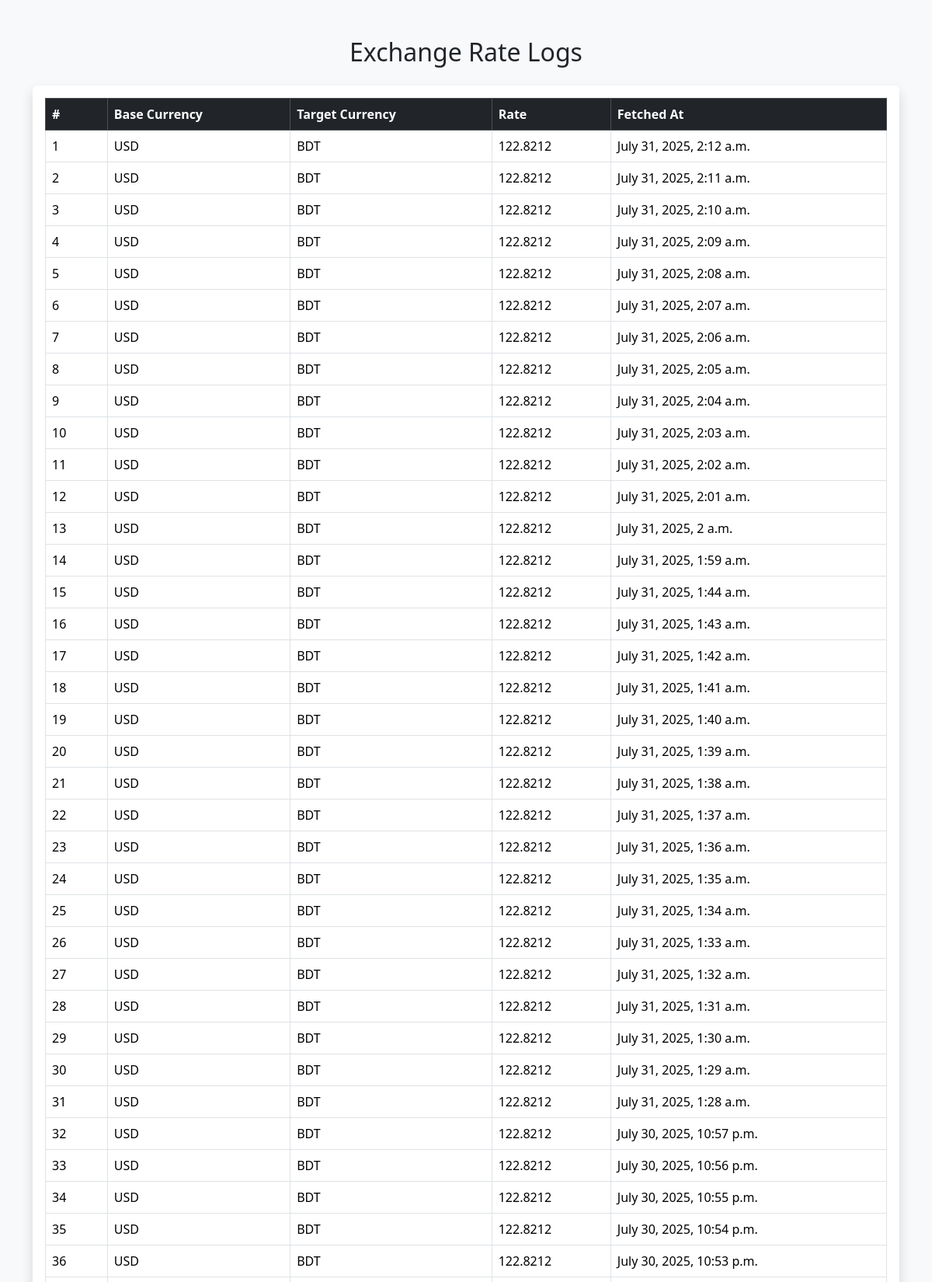
Page /rate-logs/ (upper part) on the committed database.
### base/models.py (models this page shows, shortened)
class ExchangeRateLog(models.Model):
    base_currency = models.CharField(max_length=3)
    target_currency = models.CharField(max_length=3)
    rate = models.DecimalField(max_digits=10, decimal_places=4)
    fetched_at = models.DateTimeField(auto_now_add=True)

### base/views.py (the view)
# urls.py: path('rate-logs/',views.rate_logs,name='logs'),
def rate_logs(request):
    logs = ExchangeRateLog.objects.order_by('-fetched_at')
    context ={
        'logs':logs
    }
    return render(request,'base/log.html',context)

### base/templates/base/log.html (shortened to what this page needs)
<!DOCTYPE html>
<html lang="en">
<head>
    <link href="https://cdn.jsdelivr.net/npm/bootstrap@5.3.3/dist/css/bootstrap.min.css" rel="stylesheet">
</head>
<body class="bg-light">
<div class="container py-5">
    <h2 class="mb-4 text-center">Exchange Rate Logs</h2>
    <div class="table-responsive shadow rounded bg-white p-3">
        <table class="table table-bordered table-hover">
            <thead class="table-dark">
                <tr>
                    <th>#</th>
                    <th>Base Currency</th>
                    <th>Target Currency</th>
                    <th>Rate</th>
                    <th>Fetched At</th>
                </tr>
            </thead>
            <tbody>
                {% for log in logs %}
                <tr>
                    <td>{{ forloop.counter }}</td>
                    <td>{{ log.base_currency }}</td>
                    <td>{{ log.target_currency }}</td>
                    <td>{{ log.rate }}</td>
                    <td>{{ log.fetched_at }}</td>
                </tr>
                {% empty %}
                <tr>
                    <td colspan="5" class="text-center text-muted">No exchange rate logs available.</td>
                </tr>
                {% endfor %}
            </tbody>
        </table>
    </div>
</div>
</body>
</html>

### rows in the picture
ExchangeRateLog: base_currency "USD", target_currency "BDT", rate "122.8212", fetched_at "July 31, 2025, 2:12 a.m."
ExchangeRateLog: base_currency "USD", target_currency "BDT", rate "122.8212", fetched_at "July 31, 2025, 2:11 a.m."
ExchangeRateLog: base_currency "USD", target_currency "BDT", rate "122.8212", fetched_at "July 31, 2025, 2:10 a.m."
ExchangeRateLog: base_currency "USD", target_currency "BDT", rate "122.8212", fetched_at "July 31, 2025, 2:09 a.m."
ExchangeRateLog: base_currency "USD", target_currency "BDT", rate "122.8212", fetched_at "July 31, 2025, 2:08 a.m."
ExchangeRateLog: base_currency "USD", target_currency "BDT", rate "122.8212", fetched_at "July 31, 2025, 2:07 a.m."
ExchangeRateLog: base_currency "USD", target_currency "BDT", rate "122.8212", fetched_at "July 31, 2025, 2:06 a.m."
ExchangeRateLog: base_currency "USD", target_currency "BDT", rate "122.8212", fetched_at "July 31, 2025, 2:05 a.m."
ExchangeRateLog: base_currency "USD", target_currency "BDT", rate "122.8212", fetched_at "July 31, 2025, 2:04 a.m."
ExchangeRateLog: base_currency "USD", target_currency "BDT", rate "122.8212", fetched_at "July 31, 2025, 2:03 a.m."
ExchangeRateLog: base_currency "USD", target_currency "BDT", rate "122.8212", fetched_at "July 31, 2025, 2:02 a.m."
ExchangeRateLog: base_currency "USD", target_currency "BDT", rate "122.8212", fetched_at "July 31, 2025, 2:01 a.m."
ExchangeRateLog: base_currency "USD", target_currency "BDT", rate "122.8212", fetched_at "July 31, 2025, 2 a.m."
ExchangeRateLog: base_currency "USD", target_currency "BDT", rate "122.8212", fetched_at "July 31, 2025, 1:59 a.m."
ExchangeRateLog: base_currency "USD", target_currency "BDT", rate "122.8212", fetched_at "July 31, 2025, 1:44 a.m."
ExchangeRateLog: base_currency "USD", target_currency "BDT", rate "122.8212", fetched_at "July 31, 2025, 1:43 a.m."
ExchangeRateLog: base_currency "USD", target_currency "BDT", rate "122.8212", fetched_at "July 31, 2025, 1:42 a.m."
ExchangeRateLog: base_currency "USD", target_currency "BDT", rate "122.8212", fetched_at "July 31, 2025, 1:41 a.m."
ExchangeRateLog: base_currency "USD", target_currency "BDT", rate "122.8212", fetched_at "July 31, 2025, 1:40 a.m."
ExchangeRateLog: base_currency "USD", target_currency "BDT", rate "122.8212", fetched_at "July 31, 2025, 1:39 a.m."
ExchangeRateLog: base_currency "USD", target_currency "BDT", rate "122.8212", fetched_at "July 31, 2025, 1:38 a.m."
ExchangeRateLog: base_currency "USD", target_currency "BDT", rate "122.8212", fetched_at "July 31, 2025, 1:37 a.m."
ExchangeRateLog: base_currency "USD", target_currency "BDT", rate "122.8212", fetched_at "July 31, 2025, 1:36 a.m."
ExchangeRateLog: base_currency "USD", target_currency "BDT", rate "122.8212", fetched_at "July 31, 2025, 1:35 a.m."
ExchangeRateLog: base_currency "USD", target_currency "BDT", rate "122.8212", fetched_at "July 31, 2025, 1:34 a.m."
ExchangeRateLog: base_currency "USD", target_currency "BDT", rate "122.8212", fetched_at "July 31, 2025, 1:33 a.m."
ExchangeRateLog: base_currency "USD", target_currency "BDT", rate "122.8212", fetched_at "July 31, 2025, 1:32 a.m."
ExchangeRateLog: base_currency "USD", target_currency "BDT", rate "122.8212", fetched_at "July 31, 2025, 1:31 a.m."
ExchangeRateLog: base_currency "USD", target_currency "BDT", rate "122.8212", fetched_at "July 31, 2025, 1:30 a.m."
ExchangeRateLog: base_currency "USD", target_currency "BDT", rate "122.8212", fetched_at "July 31, 2025, 1:29 a.m."
ExchangeRateLog: base_currency "USD", target_currency "BDT", rate "122.8212", fetched_at "July 31, 2025, 1:28 a.m."
ExchangeRateLog: base_currency "USD", target_currency "BDT", rate "122.8212", fetched_at "July 30, 2025, 10:57 p.m."
ExchangeRateLog: base_currency "USD", target_currency "BDT", rate "122.8212", fetched_at "July 30, 2025, 10:56 p.m."
ExchangeRateLog: base_currency "USD", target_currency "BDT", rate "122.8212", fetched_at "July 30, 2025, 10:55 p.m."
ExchangeRateLog: base_currency "USD", target_currency "BDT", rate "122.8212", fetched_at "July 30, 2025, 10:54 p.m."
ExchangeRateLog: base_currency "USD", target_currency "BDT", rate "122.8212", fetched_at "July 30, 2025, 10:53 p.m."
